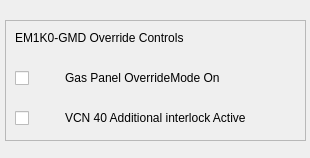
<?xml version="1.0" encoding="UTF-8"?>
<ui version="4.0">
 <class>Form</class>
 <widget class="QWidget" name="Form">
  <property name="geometry">
   <rect>
    <x>0</x>
    <y>0</y>
    <width>310</width>
    <height>158</height>
   </rect>
  </property>
  <property name="windowTitle">
   <string>Form</string>
  </property>
  <widget class="QFrame" name="frame">
   <property name="geometry">
    <rect>
     <x>5</x>
     <y>20</y>
     <width>301</width>
     <height>121</height>
    </rect>
   </property>
   <property name="styleSheet">
    <string notr="true"/>
   </property>
   <property name="frameShape">
    <enum>QFrame::StyledPanel</enum>
   </property>
   <property name="frameShadow">
    <enum>QFrame::Raised</enum>
   </property>
   <widget class="PyDMLabel" name="PyDMLabel">
    <property name="geometry">
     <rect>
      <x>60</x>
      <y>50</y>
      <width>181</width>
      <height>16</height>
     </rect>
    </property>
    <property name="toolTip">
     <string/>
    </property>
    <property name="text">
     <string>Gas Panel OverrideMode On</string>
    </property>
   </widget>
   <widget class="PyDMLabel" name="PyDMLabel_2">
    <property name="geometry">
     <rect>
      <x>60</x>
      <y>90</y>
      <width>231</width>
      <height>16</height>
     </rect>
    </property>
    <property name="toolTip">
     <string/>
    </property>
    <property name="text">
     <string>VCN 40 Additional interlock Active</string>
    </property>
   </widget>
   <widget class="PyDMCheckbox" name="PyDMCheckbox">
    <property name="geometry">
     <rect>
      <x>10</x>
      <y>90</y>
      <width>16</width>
      <height>16</height>
     </rect>
    </property>
    <property name="toolTip">
     <string/>
    </property>
    <property name="channel" stdset="0">
     <string>ca:// EM1K0:GMD:VCN_ILK</string>
    </property>
   </widget>
   <widget class="PyDMByteIndicator" name="PyDMByteIndicator">
    <property name="geometry">
     <rect>
      <x>40</x>
      <y>90</y>
      <width>48</width>
      <height>15</height>
     </rect>
    </property>
    <property name="toolTip">
     <string/>
    </property>
    <property name="channel" stdset="0">
     <string>ca:// EM1K0:GMD:VCN_ILK_RBV</string>
    </property>
    <property name="circles" stdset="0">
     <bool>true</bool>
    </property>
    <property name="labels" stdset="0">
     <stringlist>
      <string></string>
     </stringlist>
    </property>
   </widget>
   <widget class="PyDMByteIndicator" name="PyDMByteIndicator_2">
    <property name="geometry">
     <rect>
      <x>40</x>
      <y>50</y>
      <width>48</width>
      <height>15</height>
     </rect>
    </property>
    <property name="toolTip">
     <string/>
    </property>
    <property name="channel" stdset="0">
     <string>ca:// EM1K0:GMD:INJ_Override_RBV</string>
    </property>
    <property name="circles" stdset="0">
     <bool>true</bool>
    </property>
    <property name="labels" stdset="0">
     <stringlist>
      <string></string>
     </stringlist>
    </property>
   </widget>
   <widget class="PyDMCheckbox" name="PyDMCheckbox_2">
    <property name="geometry">
     <rect>
      <x>10</x>
      <y>50</y>
      <width>16</width>
      <height>16</height>
     </rect>
    </property>
    <property name="toolTip">
     <string/>
    </property>
    <property name="channel" stdset="0">
     <string>ca:// EM1K0:GMD:INJ_Override</string>
    </property>
   </widget>
   <widget class="PyDMLabel" name="PyDMLabel_3">
    <property name="geometry">
     <rect>
      <x>10</x>
      <y>10</y>
      <width>231</width>
      <height>16</height>
     </rect>
    </property>
    <property name="toolTip">
     <string/>
    </property>
    <property name="text">
     <string>EM1K0-GMD Override Controls</string>
    </property>
   </widget>
  </widget>
 </widget>
 <customwidgets>
  <customwidget>
   <class>PyDMLabel</class>
   <extends>QLabel</extends>
   <header>pydm.widgets.label</header>
  </customwidget>
  <customwidget>
   <class>PyDMByteIndicator</class>
   <extends>QWidget</extends>
   <header>pydm.widgets.byte</header>
  </customwidget>
  <customwidget>
   <class>PyDMCheckbox</class>
   <extends>QCheckBox</extends>
   <header>pydm.widgets.checkbox</header>
  </customwidget>
 </customwidgets>
 <resources/>
 <connections/>
</ui>
